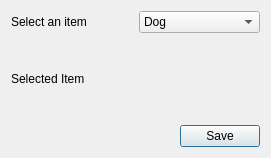
<?xml version="1.0" encoding="UTF-8"?>
<ui version="4.0">
 <class>Dialog</class>
 <widget class="QDialog" name="Dialog">
  <property name="geometry">
   <rect>
    <x>0</x>
    <y>0</y>
    <width>271</width>
    <height>158</height>
   </rect>
  </property>
  <property name="windowTitle">
   <string>Dialog</string>
  </property>
  <layout class="QVBoxLayout" name="verticalLayout">
   <item>
    <layout class="QHBoxLayout" name="horizontalLayout_2">
     <item>
      <widget class="QLabel" name="label">
       <property name="text">
        <string>Select an item</string>
       </property>
      </widget>
     </item>
     <item>
      <widget class="QComboBox" name="comboBox">
       <item>
        <property name="text">
         <string>Dog</string>
        </property>
       </item>
       <item>
        <property name="text">
         <string>Cat</string>
        </property>
       </item>
       <item>
        <property name="text">
         <string>Bird</string>
        </property>
       </item>
       <item>
        <property name="text">
         <string>Lizard</string>
        </property>
       </item>
      </widget>
     </item>
    </layout>
   </item>
   <item>
    <widget class="QLabel" name="lblSelected">
     <property name="text">
      <string>Selected Item</string>
     </property>
    </widget>
   </item>
   <item>
    <layout class="QHBoxLayout" name="horizontalLayout">
     <item>
      <spacer name="horizontalSpacer">
       <property name="orientation">
        <enum>Qt::Orientation::Horizontal</enum>
       </property>
       <property name="sizeHint" stdset="0">
        <size>
         <width>40</width>
         <height>20</height>
        </size>
       </property>
      </spacer>
     </item>
     <item>
      <widget class="QPushButton" name="btnSave">
       <property name="text">
        <string>Save</string>
       </property>
      </widget>
     </item>
    </layout>
   </item>
  </layout>
 </widget>
 <resources/>
 <connections/>
</ui>
